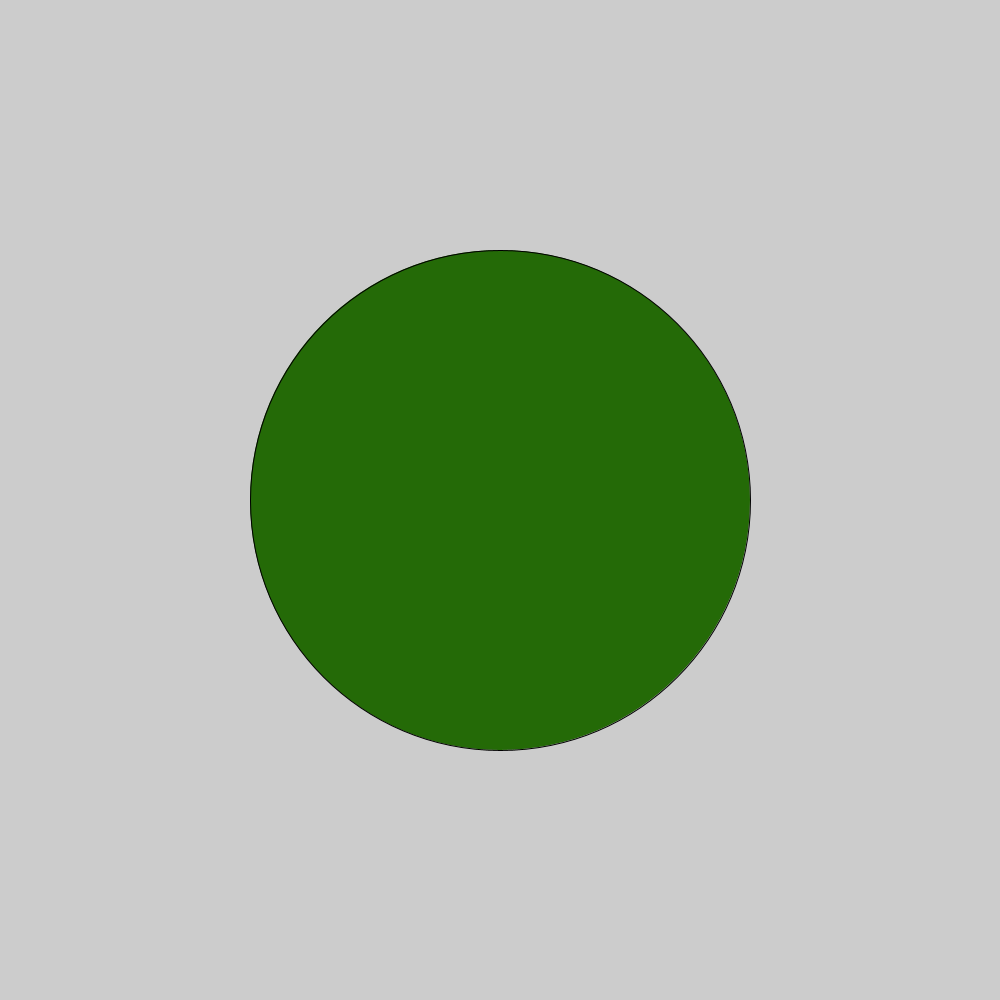
Frame 1 (no input)
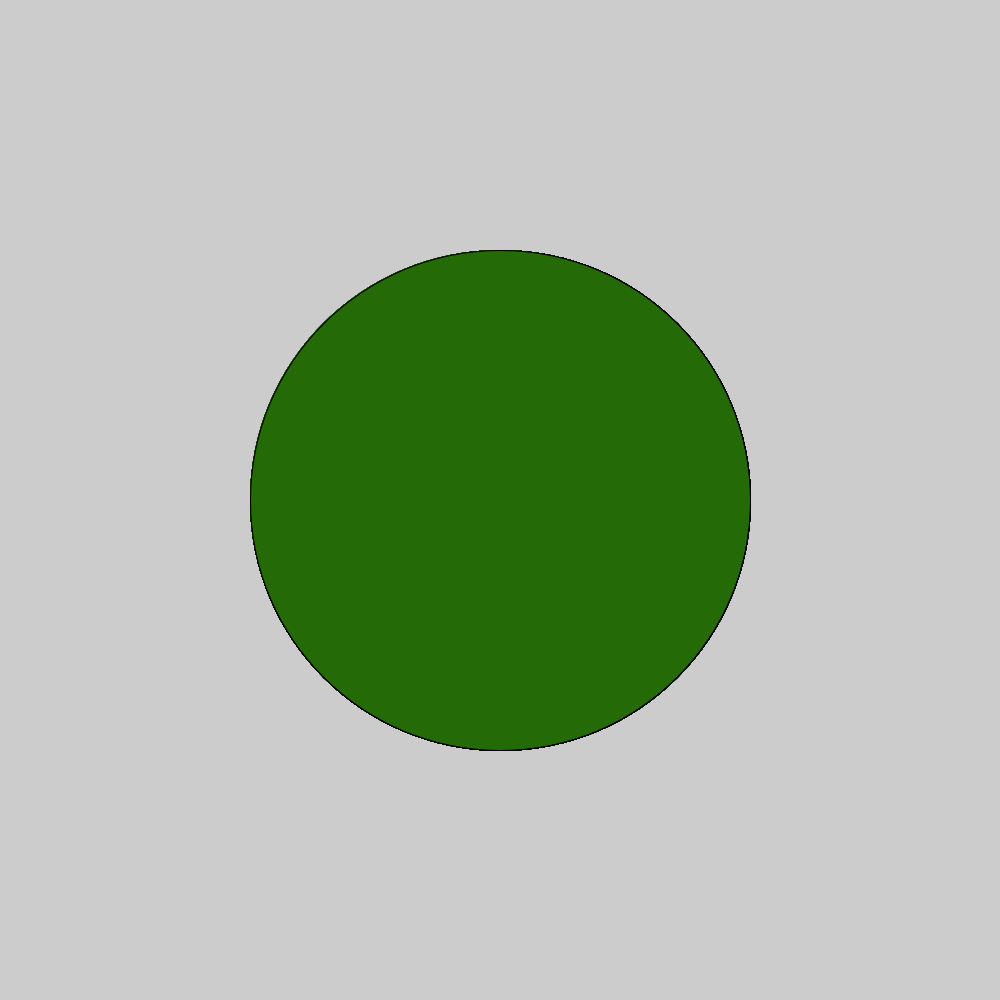
Frame 60 (the mouse pressed at the canvas centre just before this capture)
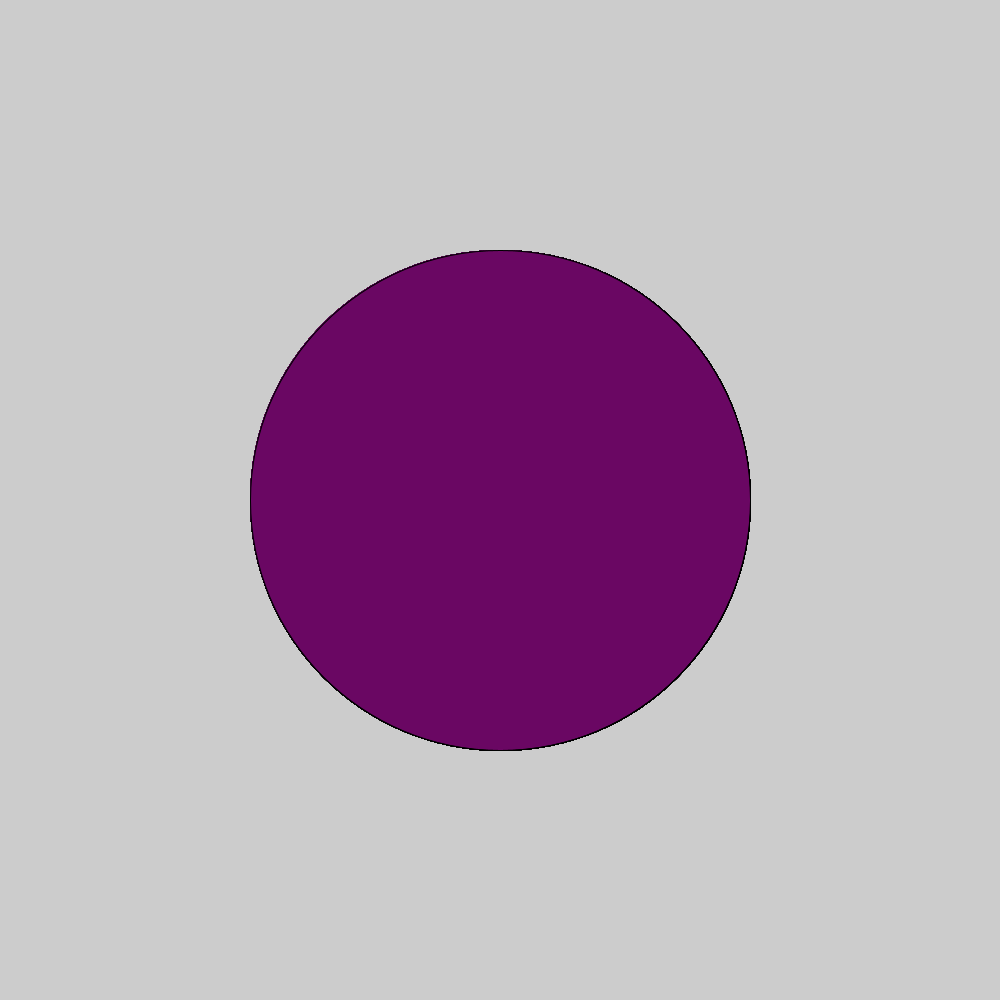
Frame 120 (the mouse held since frame 60 and released just before this capture)

The Processing sketch that drew these frames (run headless with seeded random() and noise(); from frame 60 on, the mouse is pressed at the canvas centre):

// Processing sketch: Logical_Dot
// ── Logical_Dot.pde


void setup() {
size(1000,1000);  
}

void draw () {
if (mousePressed) {
fill (#6A0763);
}else{
fill (#246A07);
}

ellipse(500,500,500,500);
}
